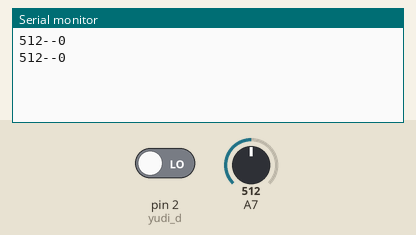
Bench run of a sketch on a simulated Arduino Nano, built with avr-gcc and run on an emulated ATmega328P. Parts: the last lines printed to the serial monitor. The test bench sets the inputs (shaded band); at power-on: A7 = 512, pin 2 (yudi_d) LOW.

Above: at 1.8 s.
1.9 s: A7 set to 716
At 2.8 s:
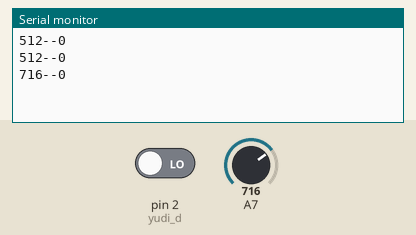
3.4 s: pin 2 (yudi_d) driven HIGH
At 4.7 s:
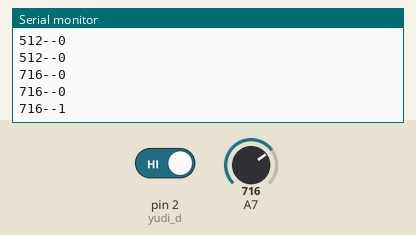
4.9 s: A7 set to 900
At 5.7 s:
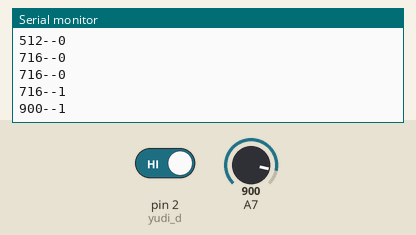
6.4 s: pin 2 (yudi_d) driven LOW
At 7.8 s:
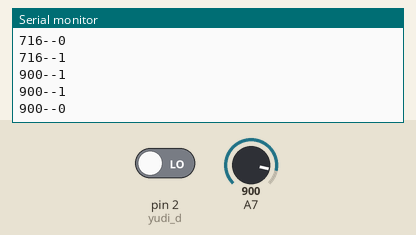
Timing chart, 0 to 8.9 s (numbered marks = the images above; inputs shaded):
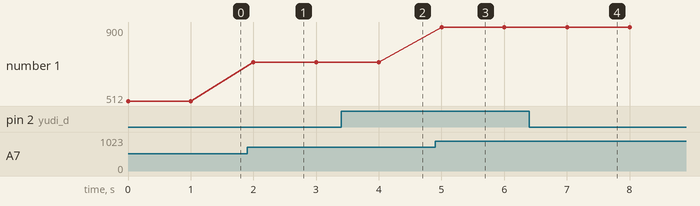

Measured:
- after the input at 1.9 s, the serial monitor: prints a new line after 0.10 s (image 1)
- after the input at 3.4 s, the serial monitor: prints a new line after 0.60 s (image 2)
- after the input at 4.9 s, the serial monitor: prints a new line after 0.10 s (image 3)
- after the input at 6.4 s, the serial monitor: prints a new line after 0.60 s (image 4)
- plotted number 1: 512 → 716 after the input at 1.9 s, 716 → 900 after the input at 4.9 s

The sketch:

water.ino
```cpp
#define yudi_d 2


void setup(){

Serial.begin(9600);

pinMode(A7,INPUT);
pinMode(yudi_d,INPUT);
}

void loop(){

int a0= analogRead(A7);
Serial.print(a0); Serial.print("--");

int d2=digitalRead(yudi_d);//读取按键状态并储存在变量中
Serial.println(d2);

delay(1000);
}
```
